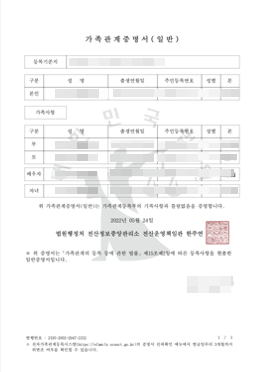
#> input picture test_image/fr_template.jpg, 263 x 372 px
$ python -i bounding_box.py   (imports and definitions only)
#> lines starting #> are read from the running program, lines starting #| are printed output that depends on the picture; after the words box and inside, x2 and y2 are one past the last pixel; in counts of white or black regions, pixels touching at a corner belong together
#> further down, picture is the input picture: shape (372, 263, 3); mean B, G, R 246.7, 246.8, 246.8
import cv2
import numpy as np


def get_angle_bbox(img, angle_max=360, angle_min=0):
#> called with angle_max = 360, angle_min = 0
    angle = 0

    # 이미지를 GrayScale로 변환하고 전경을 뒤집어 글짜는 흰색, 배경은 검정으로 변환합니다.
    if len(img.shape) < 3:
        gray = img
    else:
        gray = cv2.cvtColor(img, cv2.COLOR_BGR2GRAY)

    gray = cv2.bitwise_not(gray)
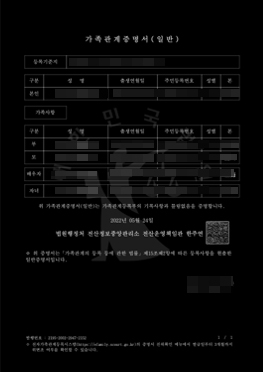
#> gray: shape (372, 263); min 0, max 167, mean 8.2

    # 이미지 임계처리를 통해서 이진화 (배경은 0, 글씨는 255)
    thresh = cv2.threshold(gray, 0, 255, cv2.THRESH_BINARY | cv2.THRESH_OTSU)[1]
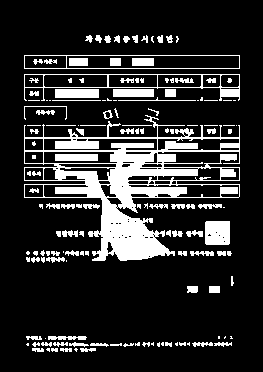
#> thresh: shape (372, 263); 17.4% white; 147 white regions (62 under 20 px)
    contours, _ = cv2.findContours(thresh, cv2.RETR_LIST, cv2.CHAIN_APPROX_NONE)
#> contours = 232 contours, 130 with area under 20; largest, box (x1, y1, x2, y2) and area: (24, 115, 240, 261) 14266, (24, 74, 240, 101) 2980, (24, 55, 240, 69) 2795, (66, 55, 240, 69) 2247, (43, 138, 158, 151) 830

    points = []

    for h, cnt in enumerate(contours):
        area = cv2.contourArea(cnt)
        if area >= 90:
            for p in cnt:
                points.append(p[0])
#> this loop made 232 passes
#> area on passes 1, 3, 6: 30.5, 22.5, 24
#> after the loop, points = 6711 pairs, first value 24 to 239, second value 55 to 260

    points = np.array(points)

    # `cv2.minAreaRect`함수는 [-90, 0] 범위의 각도값을 반환합니다.
    rect = cv2.minAreaRect(points)
#> rect = ((131.5, 157.5), (205, 215), -90)
    angle = rect[-1]
#> angle = -90

    # print(angle)
    if angle < -45:
        angle = -(90 + angle)
#> angle = 0
    elif angle > 45:
        angle = -angle

        if angle < -45:
            angle = -(90 + angle)

    if abs(angle) > angle_max or abs(angle) < angle_min:
        angle = 0

    return angle

>>> import cv2
>>> picture = cv2.imread('../test_image/fr_template.jpg')
>>> result = get_angle_bbox(picture)
#> result = 0

$ run again, on test_image/test_image3.jpg
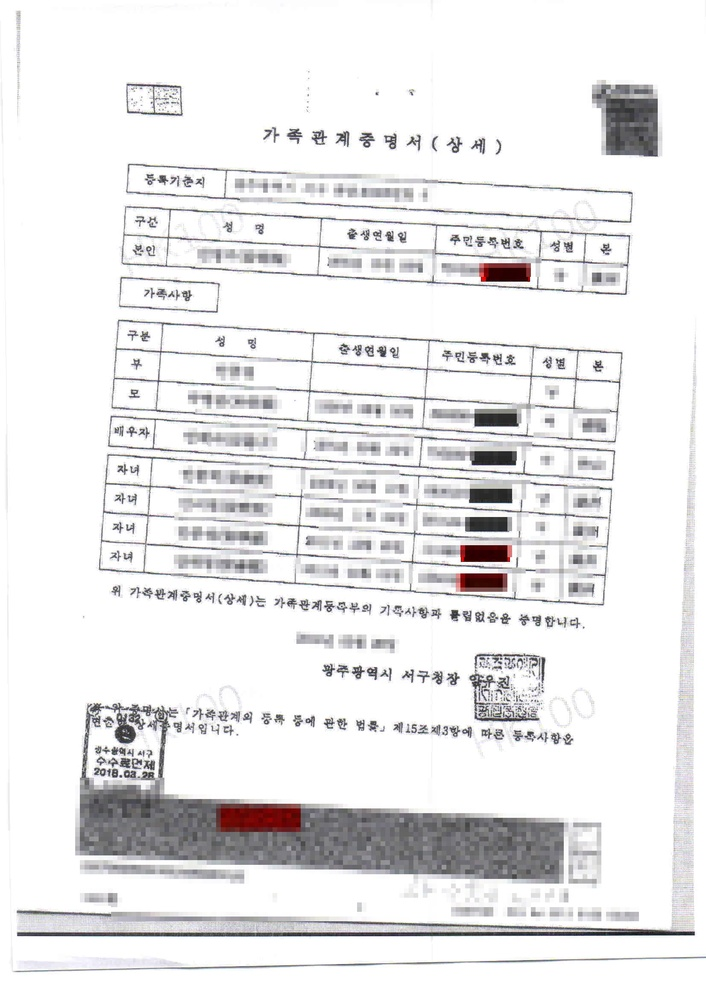
#> input picture test_image/test_image3.jpg, 706 x 999 px, shrunk from 1653 x 2338 before the run
#> picture is the input picture: shape (999, 706, 3); mean B, G, R 233.5, 232.8, 233.5
#> in get_angle_bbox, `gray = cv2.bitwise_not(gray)`:
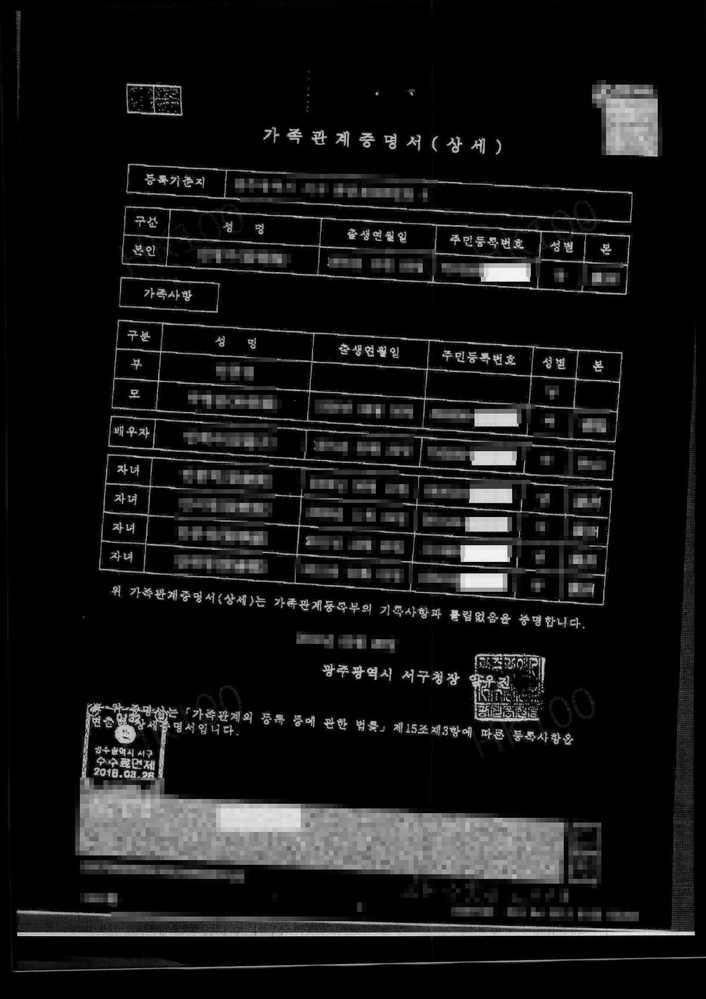
#> gray: shape (999, 706); min 0, max 250, mean 21.9
#> in get_angle_bbox, `thresh = cv2.threshold(gray, 0, 255, cv2.THRESH_BINARY | cv2.THRESH_OT..`:
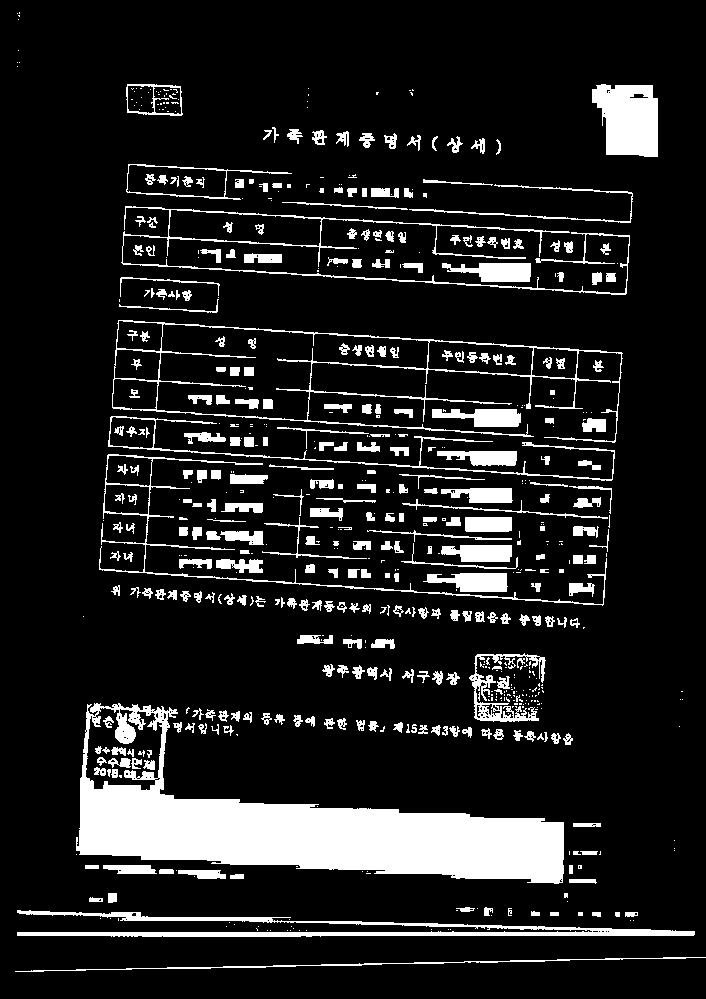
#> thresh: shape (999, 706); 12.7% white; 647 white regions (316 under 20 px)
#> contours = 1022 contours, 719 with area under 20; largest, box (x1, y1, x2, y2) and area: (76, 703, 564, 884) 36660, (112, 320, 623, 443) 25778, (156, 323, 430, 421) 16289, (121, 206, 630, 295) 5388, (85, 707, 163, 791) 4571
#> the loop in get_angle_bbox, `for h, cnt in enumerate(contours):` made 1022 passes
#> area on passes 1, 34, 36: 341, 42.5, 27.5
#> after the loop in get_angle_bbox, `for h, cnt in enumerate(contours):`: points = 26894 items
#> in get_angle_bbox, `points = np.array(points)`: points = 26894 pairs, first value 15 to 705, second value 84 to 971
#> rect = ((352.1, 522.7), (690.1, 885.3), -1.03)
#> angle = -1.03
